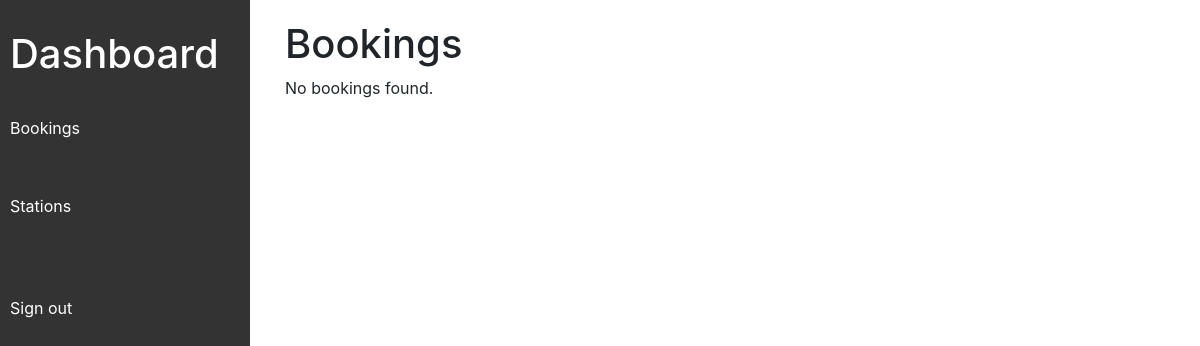
/admin_app/all_bookings/, run on an earlier commit of the app's database.
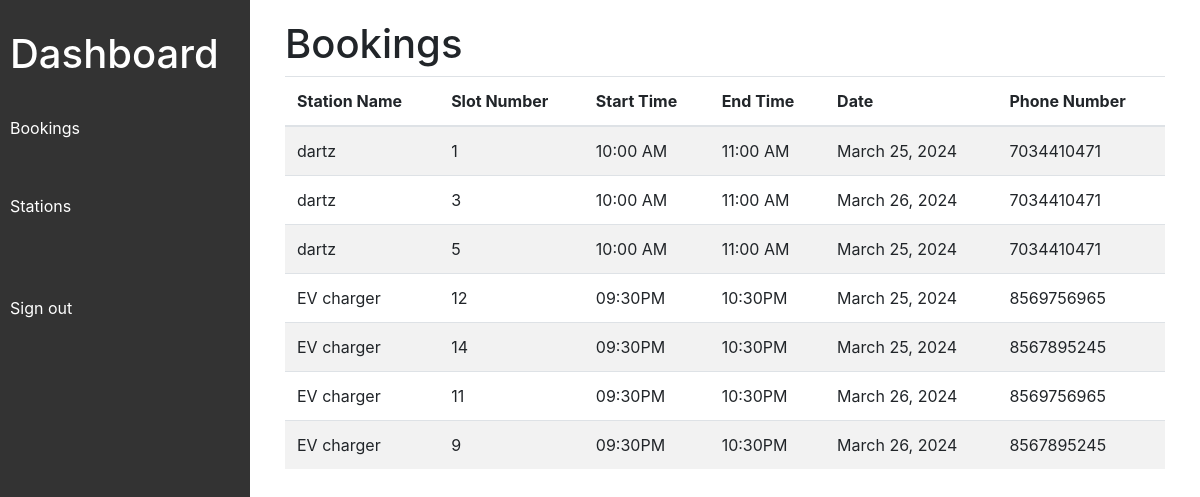
And on a later commit of the database.
### users_app/models.py (models this page shows)
class Booking(models.Model):
    user = models.ForeignKey(User, on_delete=models.CASCADE, null=True)
    station = models.ForeignKey(Station, on_delete=models.CASCADE, related_name='bookings', null=True)
    slot_number = models.IntegerField(null=True)  # Modified
    start_time = models.CharField(max_length=10,null=True)
    end_time = models.CharField(max_length=10,null=True)
    date = models.DateField(null=True)
    phone_number = models.CharField(max_length=15)
    booked_by = models.ForeignKey(User, on_delete=models.CASCADE, related_name='booked_items', null=True)
    status = models.CharField(max_length=20, default='Pending')

### station_app/models.py (models this page shows)
class Station(models.Model):
    station_ID=models.AutoField(primary_key=True)
    station_name=models.CharField(max_length=200)
    station_address=models.CharField(max_length=200)
    station_price=models.CharField(max_length=200)
    station_phone=models.CharField(max_length=200)
    station_email=models.EmailField(max_length=200)
    station_caption=models.CharField(max_length=200)
    station_image=models.ImageField(null=True ,blank=True,upload_to="simages")
    station_area=models.CharField(max_length=200)
    slots=models.IntegerField(null=True,blank=True)

### admin_app/views.py (the view)
# urls.py: path('all_bookings/',views.all_bookings,name="all_bookings"),
def all_bookings(request):
    user_bookings = Booking.objects.select_related('station').all()
    return render(request, "admin/booking.html", {'user_bookings': user_bookings})

### templates/admin/booking.html
{%extends "admin/dashboard.html"%}
{%block content%}
<div class="container">
    <h1>Bookings</h1>
    {% if user_bookings %}
        <div class="table-responsive">
            <table class="table table-striped">
                <thead>
                    <tr>
                        <th>Station Name</th>
                        <th>Slot Number</th>
                        <th>Start Time</th>
                        <th>End Time</th>
                        <th>Date</th>
                        <th>Phone Number</th>
                    </tr>
                </thead>
                <tbody>
                    {% for booking in user_bookings %}
                        <tr>
                            <td>{{ booking.station.station_name }}</td>
                            <td>{{ booking.slot_number }}</td>
                            <td>{{ booking.start_time }}</td>
                            <td>{{ booking.end_time }}</td>
                            <td>{{ booking.date }}</td>
                            <td>{{ booking.phone_number }}</td>
                        </tr>
                    {% endfor %}
                </tbody>
            </table>
        </div>
    {% else %}
        <p>No bookings found.</p>
    {% endif %}
</div>
{%endblock%}

What changed in the data, as far as the page shows it:
added Booking: station.station_name "dartz", slot_number "1", start_time "10:00 AM", end_time "11:00 AM", date "March 25, 2024", phone_number "7034410471"
added Booking: station.station_name "dartz", slot_number "3", start_time "10:00 AM", end_time "11:00 AM", date "March 26, 2024", phone_number "7034410471"
added Booking: station.station_name "dartz", slot_number "5", start_time "10:00 AM", end_time "11:00 AM", date "March 25, 2024", phone_number "7034410471"
added Booking: station.station_name "EV charger", slot_number "12", start_time "09:30PM", end_time "10:30PM", date "March 25, 2024", phone_number "8569756965"
added Booking: station.station_name "EV charger", slot_number "14", start_time "09:30PM", end_time "10:30PM", date "March 25, 2024", phone_number "8567895245"
added Booking: station.station_name "EV charger", slot_number "11", start_time "09:30PM", end_time "10:30PM", date "March 26, 2024", phone_number "8569756965"
added Booking: station.station_name "EV charger", slot_number "9", start_time "09:30PM", end_time "10:30PM", date "March 26, 2024", phone_number "8567895245"
Also different on the page:
text no longer shown: "No bookings found."
text now shown: "Station Name Slot Number Start Time End Time Date Phone Number"
